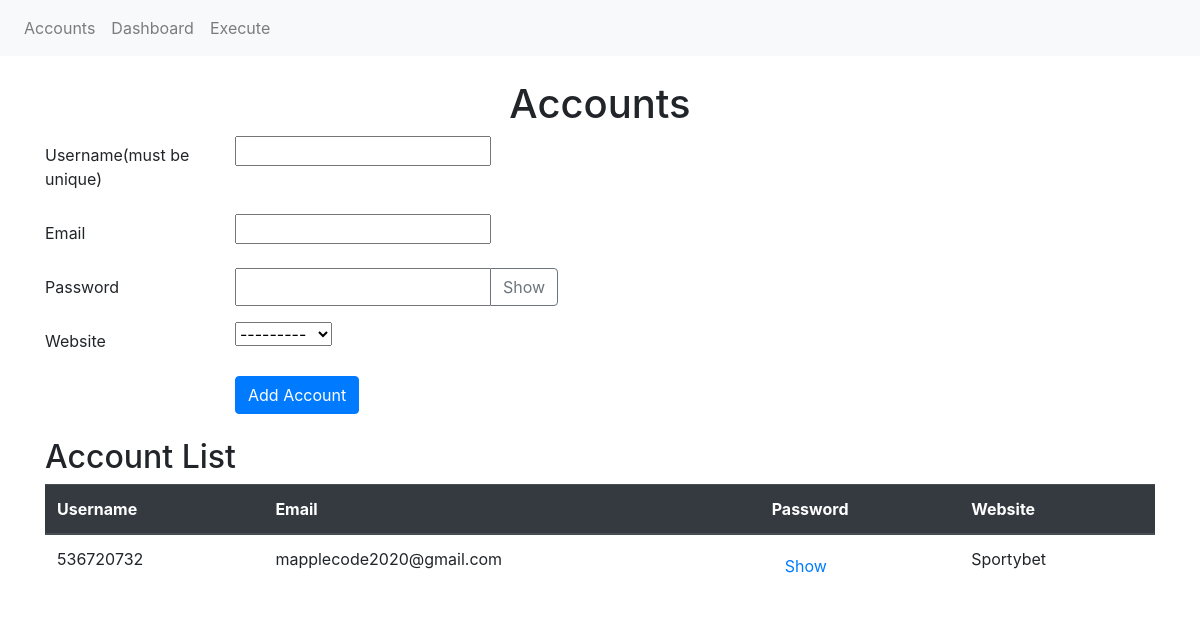
Before: / with the older database file.
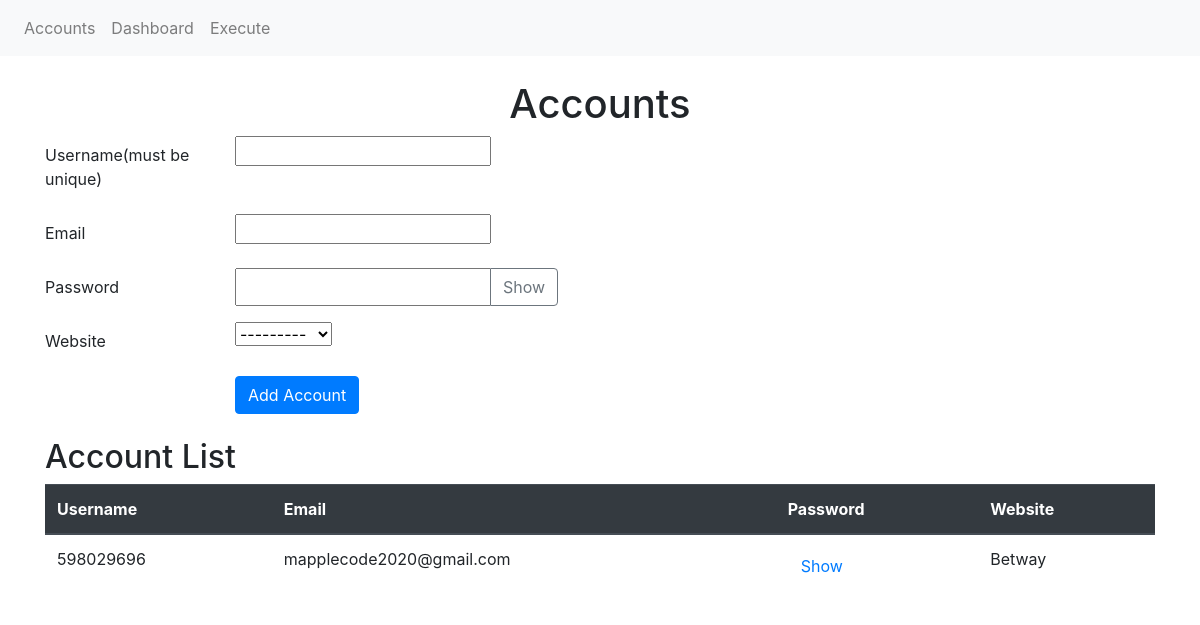
After: the same page with the newer database file.
### accounts/models.py (models this page shows, shortened)
class UserAccount(models.Model):
    WEBSITE_CHOICES = [
        ('Sportybet', 'Sportybet'),
        ('Xbet', 'Xbet'),
        ('Betway', 'Betway'),
    ]
    username = models.CharField(max_length=100)
    email = models.EmailField(unique=True)
    password = models.CharField(max_length=100)
    website = models.CharField(max_length=20, choices=WEBSITE_CHOICES)
    objects = UserAccountManager()

### accounts/views.py (the view)
# urls.py: path('', views.index, name='index'),
def index(request):
    accounts = UserAccount.objects.all()
    form = UserAccountForm()
    context = {'accounts': accounts, 'form': form}
    return render(request, 'accounts/index.html', context)

### accounts/forms.py
class UserAccountForm(forms.ModelForm):
    class Meta:
        model = UserAccount
        fields = ('username', 'email', 'password', 'website')
        website = forms.ChoiceField(
            widget=forms.RadioSelect,  # Use RadioSelect widget for radio buttons
            choices=UserAccount.WEBSITE_CHOICES,  # Replace 'WEBSITE_CHOICES' with your choices
        )

### accounts/templates/accounts/index.html (shortened to what this page needs)
<!DOCTYPE html>
<html>
<head>
    <link rel="stylesheet" href="https://maxcdn.bootstrapcdn.com/bootstrap/4.5.2/css/bootstrap.min.css">
</head>
<body>
    <nav class="navbar navbar-expand-lg navbar-light bg-light">
        <ul class="navbar-nav">
            <li class="nav-item">
                <a class="nav-link" href="{% url 'index' %}">Accounts</a>
            </li>
            <li class="nav-item">
                <a class="nav-link" href="{% url 'dashboard' %}">Dashboard</a>
            </li>
            <li class="nav-item">
                <a class="nav-link" href="{% url 'execute' %}">Execute</a>
            </li>
        </ul>
    </nav>
    <div class="container mt-4">
        <h1 class="text-center">Accounts</h1>
        <form method="post" action="{% url 'add_account' %}" class="form-horizontal">
            <div class="form-group row">
                <label for="{{ form.username.id_for_label }}" class="col-sm-2 col-form-label">Username(must be unique)</label>
                <div class="col-sm-10">
                    {{ form.username }}
                </div>
            </div>
            <div class="form-group row">
                <label for="{{ form.email.id_for_label }}" class="col-sm-2 col-form-label">Email</label>
                <div class="col-sm-10">
                    {{ form.email }}
                </div>
            </div>
            <div class="form-group row">
                <label for="{{ form.password.id_for_label }}" class="col-sm-2 col-form-label">Password</label>
                <div class="col-sm-10">
                    <div class="input-group">
                        {{ form.password }}
                        <div class="input-group-append">
                            <button class="btn btn-outline-secondary" type="button" id="togglePassword">Show</button>
                        </div>
                    </div>
                </div>
            </div>
            <div class="form-group row">
                <label for="{{ form.website.id_for_label }}" class="col-sm-2 col-form-label">Website</label>
                <div class="col-sm-10">
                    {{ form.website }}
                </div>
            </div>
            <div class="form-group row">
                <div class="col-sm-10 offset-sm-2">
                    <button type="submit" class="btn btn-primary">Add Account</button>
                </div>
            </div>
        </form>
        <h2 class="mt-4">Account List</h2>
        <table class="table">
            <thead class="thead-dark">
                <tr>
                    <th>Username</th>
                    <th>Email</th>
                    <th>Password</th>
                    <th>Website</th>
                </tr>
            </thead>
            <tbody>
                {% for account in accounts %}
                    <tr>
                        <td>{{ account.username }}</td>
                        <td>{{ account.email }}</td>
                        <td>
                            <button class="btn btn-link toggle-password">Show</button>
                        </td>
                        <td>{{ account.website }}</td>
                    </tr>
                {% endfor %}
            </tbody>
        </table>
    </div>
</body>
</html>

Changed rows visible on the page:
removed UserAccount: username "536720732", email "mapplecode2020@gmail.com", website "Sportybet"
added UserAccount: username "598029696", email "mapplecode2020@gmail.com", website "Betway"
